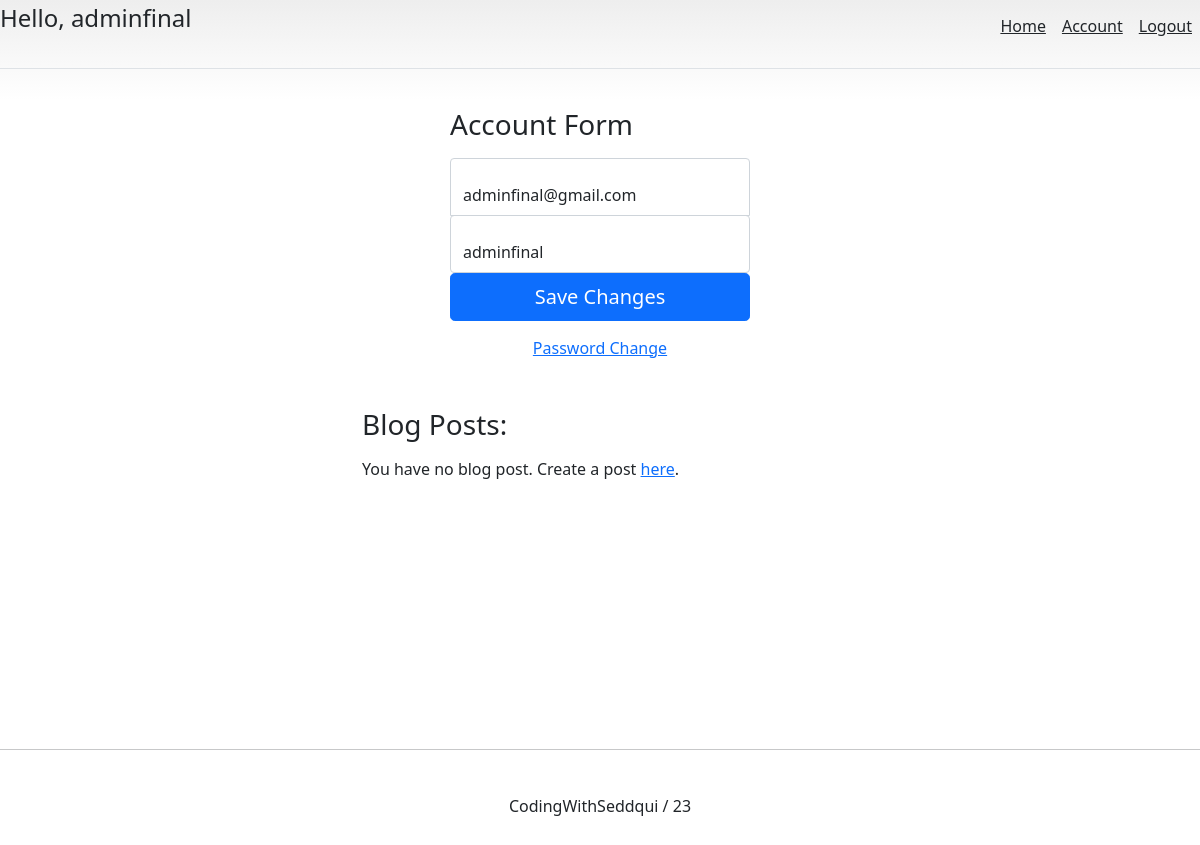
Page /account/ (signed in) on the earlier database version.
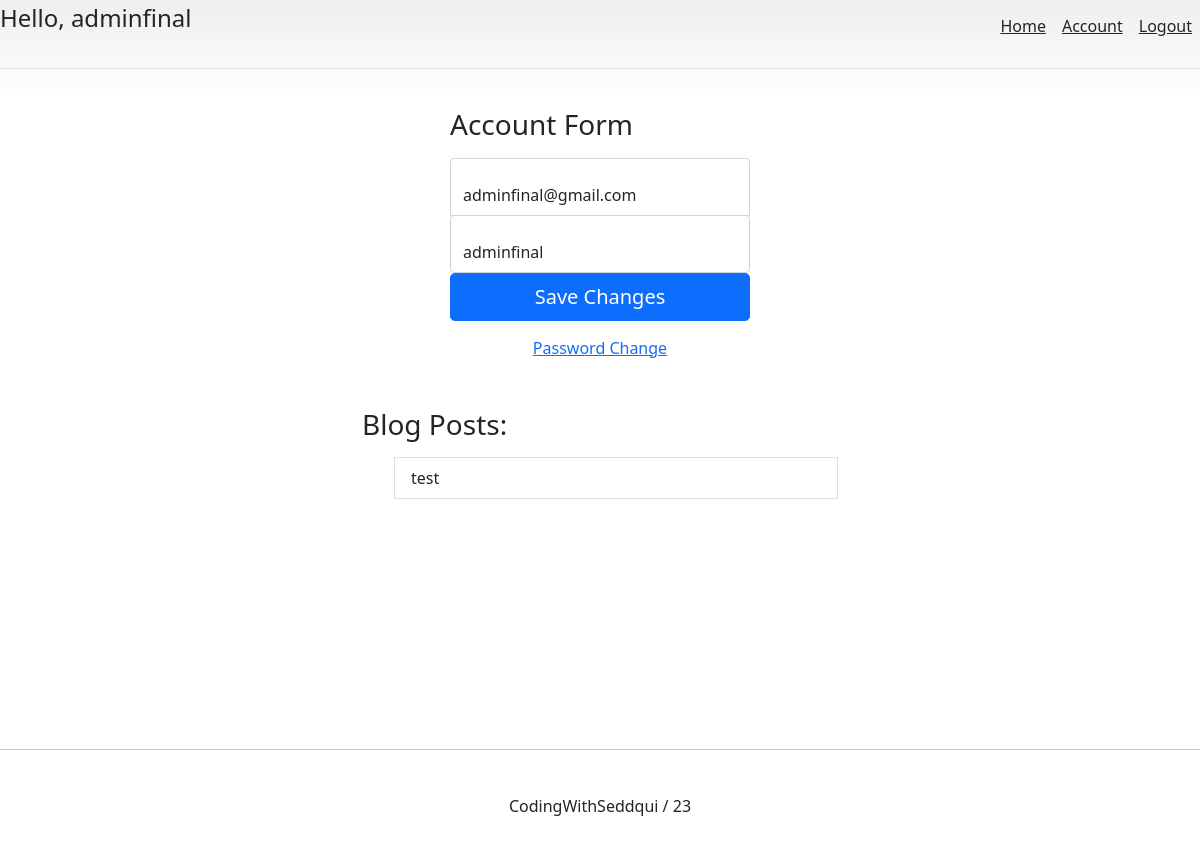
Same page on the later database version.
### blog/models.py (models this page shows)
class BlogPost(models.Model):
    title          =models.CharField(max_length=50, null=False, blank=False)
    body           =models.TextField(max_length=5000, null=False, blank=False)
    image          =models.ImageField(upload_to=upload_location, null=False, blank=False)
    date_published =models.DateTimeField(auto_now=True, verbose_name="date published")
    date_updated   =models.DateTimeField(auto_now=True, verbose_name="date updated")
    author         =models.ForeignKey(settings.AUTH_USER_MODEL, on_delete=models.CASCADE)
    slug           = models.SlugField(blank=True, unique=True)
    def __str__(self):
        return self.title

### account/views.py (the view)
# urls.py: path('account/',account_view, name='account'),
def account_view(request):
    if not request.user.is_authenticated:
        return redirect("login")
    context={}
    if request.POST:
        form=AccountUpdateForm(request.POST, instance=request.user)
        if form.is_valid():
            form.initial={
                "email":request.POST['email'],
                "username":request.POST['username']
            }
            form.save()
            context['Succes_message']="Updated"
    else:
        form =AccountUpdateForm(
            initial={
            "email":request.user.email,
            "username":request.user.username,
            }
        )
    context['account_form']=form
    blog_posts=BlogPost.objects.filter(author=request.user)
    context['blog_posts']=blog_posts
    return render(request, 'account/account.html', context)

### account/forms.py (shortened to what this page needs)
class AccountUpdateForm(forms.ModelForm):
    class Meta:
        model=Account
        fields=('email', 'username')

### account/templates/account/account.html (shortened to what this page needs)
{% extends 'base.html' %}
{% block content %}
<form class="account-form" method="post">{% csrf_token %}
    <h1 class="h3 mb-3 fw-normal">Account Form </h1>
    <div class="form-floating">
      <input type="email" name="email" class="form-control" id="InputEmailaddress" placeholder="name@example.com" value="{{account_form.initial.email}}">
    </div>
    <div class="form-floating">
      <input type="text" name="username" class="form-control" id="InputUsername" placeholder="username" value="{{account_form.initial.username}}">
    </div>
        <button class="w-100 btn btn-lg btn-primary" type="submit">Save Changes</button>
  </form>
  <div class="d-flex flex-column">
    <a class="m-auto" href="{% url 'password_change' %}">Password Change</a>
  </div>
  <div class="container mt-4 p-4">
    <div class="row">
        <div class="blog-posts">
            <h3 class="mb-3 font-weight-normal">Blog Posts:</h3>
            {% if blog_posts %}
            <ul>
                {% for post in blog_posts %}
                <a href="{% url 'blog:detail'  post.slug %}" style="text-decoration: none;">
                <li class="list-group-item">{{post}}</li>
                </a>
                {% endfor  %}
            </ul>
            {% else %}
                <p>You have no blog post. Create a post <a href="{% url 'blog:create' %}">here</a>.</p>
            {% endif %}
        </div>
    </div>
  </div>
{% endblock content %}

Differences in the rows shown:
added BlogPost: title "test"
Other differences:
text no longer shown: "You have no blog post. Create a post here ."
